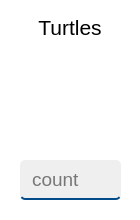
      <widget class="QFrame" name="frame_15">
       <property name="sizePolicy">
        <sizepolicy hsizetype="Fixed" vsizetype="Fixed">
         <horstretch>0</horstretch>
         <verstretch>0</verstretch>
        </sizepolicy>
       </property>
       <property name="minimumSize">
        <size>
         <width>140</width>
         <height>220</height>
        </size>
       </property>
       <property name="styleSheet">
        <string notr="true">background-color: white;
border-radius: 5px;</string>
       </property>
       <property name="frameShape">
        <enum>QFrame::StyledPanel</enum>
       </property>
       <property name="frameShadow">
        <enum>QFrame::Raised</enum>
       </property>
       <widget class="QLineEdit" name="turtles">
        <property name="geometry">
         <rect>
          <x>20</x>
          <y>160</y>
          <width>101</width>
          <height>40</height>
         </rect>
        </property>
        <property name="font">
         <font>
          <family>Yu Gothic UI</family>
          <pointsize>14</pointsize>
         </font>
        </property>
        <property name="styleSheet">
         <string notr="true">background-color: #EFEFEF;
border-style: solid;
border-width: 0 0 2px 0;
border-color: #004b88;
border-radius: 5px;
padding-left: 10px;</string>
        </property>
        <property name="placeholderText">
         <string>count</string>
        </property>
       </widget>
       <widget class="QLabel" name="label_16">
        <property name="geometry">
         <rect>
          <x>20</x>
          <y>10</y>
          <width>100</width>
          <height>30</height>
         </rect>
        </property>
        <property name="font">
         <font>
          <family>Yu Gothic UI</family>
          <pointsize>16</pointsize>
         </font>
        </property>
        <property name="text">
         <string>Turtles</string>
        </property>
        <property name="alignment">
         <set>Qt::AlignBottom|Qt::AlignHCenter</set>
        </property>
       </widget>
       <widget class="QLabel" name="label_31">
        <property name="geometry">
         <rect>
          <x>20</x>
          <y>50</y>
          <width>100</width>
          <height>100</height>
         </rect>
        </property>
        <property name="sizePolicy">
         <sizepolicy hsizetype="Fixed" vsizetype="Fixed">
          <horstretch>0</horstretch>
          <verstretch>0</verstretch>
         </sizepolicy>
        </property>
        <property name="minimumSize">
         <size>
          <width>100</width>
          <height>100</height>
         </size>
        </property>
        <property name="styleSheet">
         <string notr="true">QLabel {
    border-radius: 5px;
    border-image: url(:/img/img/turtles.png);
}</string>
        </property>
        <property name="text">
         <string/>
        </property>
        <property name="scaledContents">
         <bool>true</bool>
        </property>
       </widget>
      </widget>
